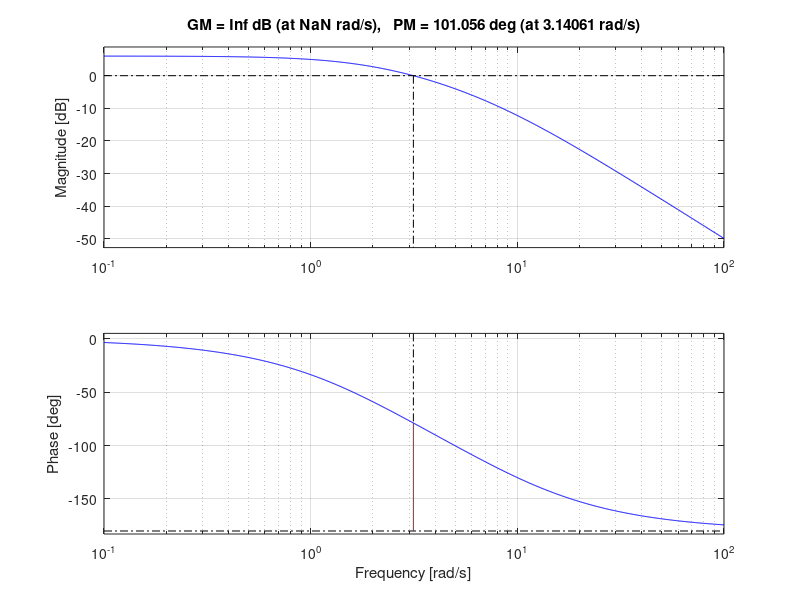
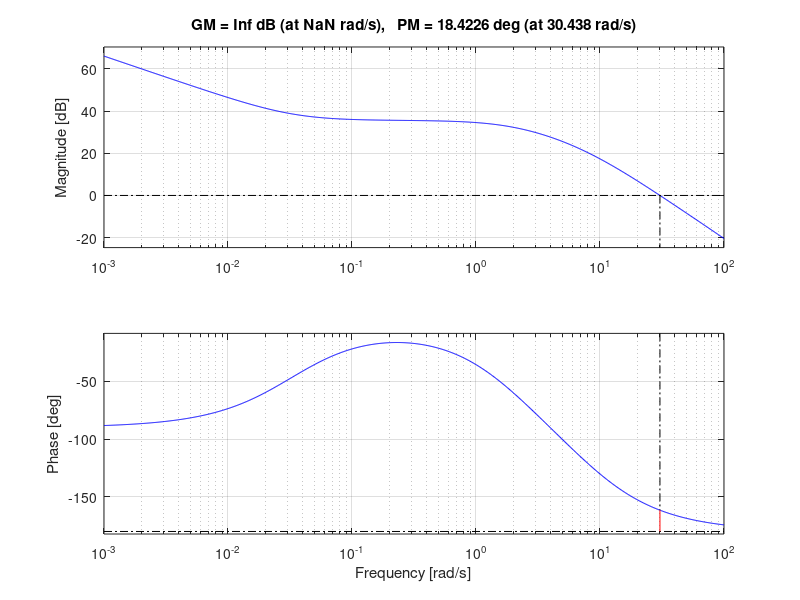
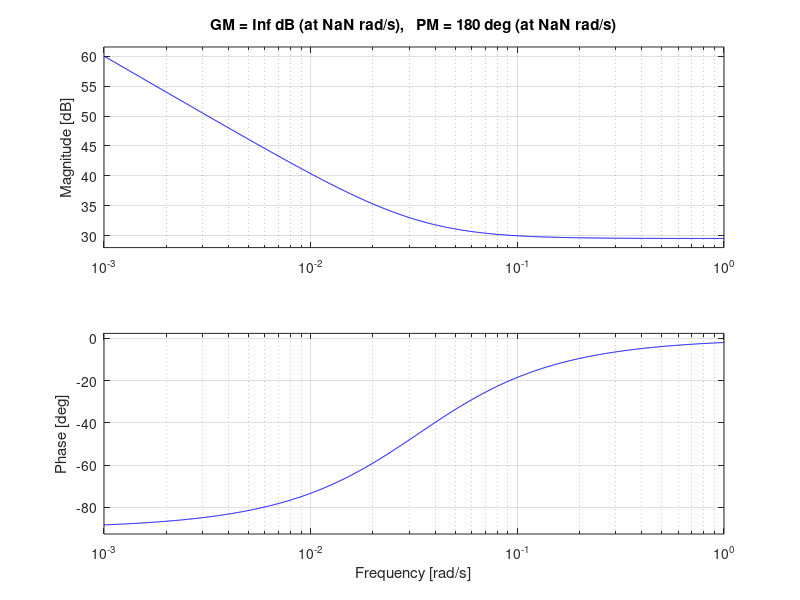

MATLAB code to generate these figures, in order:
clear;
clc;
close all;
s = tf('s');


% % P controller MG>=10db MF=60º
% G = 32/((s+2)*(s+8))
% K = 2.8
% 
% ma_controlada = G*K 
% figure;
% grid on;
% margin(G)
% figure;
% grid on;
% margin(ma_controlada)

% % I controller MG>=10db MF=60º
% G = 32/((s+2)*(s+8))
% C = 0.473151258/s
% G_bode_analisado = G/s
% ma_controlada = G*C 
% figure;
% grid on;
% margin(G_bode_analisado)
% figure;
% grid on;
% margin(ma_controlada)






G = 32/((s+2)*(s+8))
C = 30+(1/s)
G_bode_analisado = G/s
ma_controlada = G*C 
figure;
grid on;
margin(G)
figure;
grid on;
margin(ma_controlada)
figure;
grid on;
margin(C)